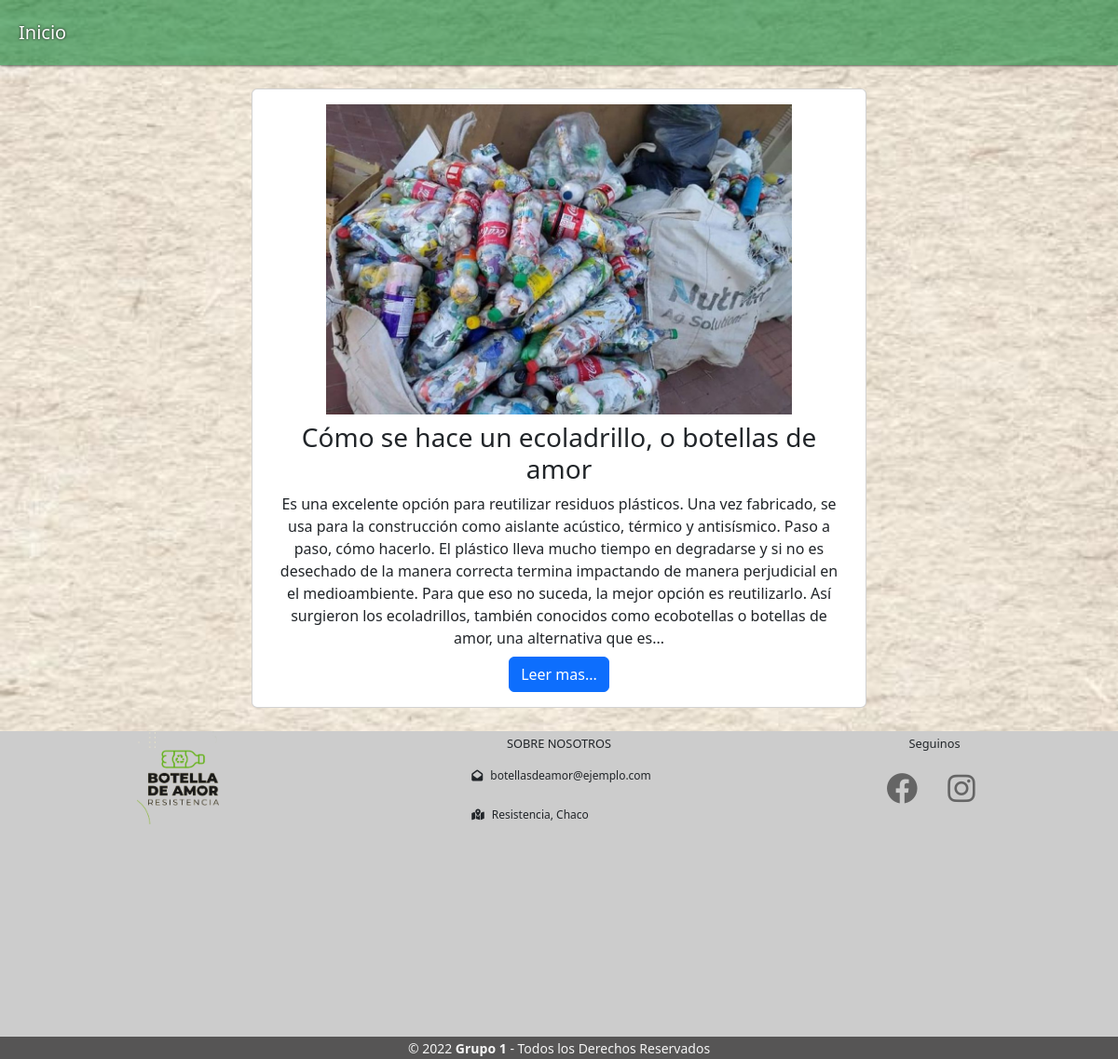
/seccion/categoria/1, run on the app's committed database.
### apps/noticias/models.py (models this page shows, shortened)
class Noticia(models.Model):
    titulo = models.CharField(max_length=150)
    autor = models.CharField(max_length=50, null = True, blank=True)
    fechaCreacion = models.DateField(auto_now=False)
    contenido = models.TextField()
    imagen = models.ImageField(upload_to= 'noticias', null=True, blank = True)
    categoria = models.ForeignKey(Categoria, on_delete= models.CASCADE, null=True, blank= True)

### apps/noticias/views.py (the view)
# urls.py: path('categoria/<int:cat>', categoria, name ='categoria'),
def categoria(request, cat):
    cat_object = Categoria.objects.get(pk=cat)
    try:
        noticias_categoria = Noticia.objects.filter(categoria= cat)
    except:
        noticias_categoria = None
    return render(request, 'noticias/filtro/categoria.html',{'nombre': cat_object.nombre,'noticias_cat': noticias_categoria})

### templates/noticias/filtro/categoria.html (shortened to what this page needs)
{% extends 'base.html' %}
{% load static %}
    {%block title%}
    <link rel="stylesheet" href="{% static 'noticias/categoria.css'%}">
    <link href="https://cdn.jsdelivr.net/npm/bootstrap@5.2.0/dist/css/bootstrap.min.css" rel="stylesheet">
    {%endblock title%}
    {%block contenido%}
    <nav>
        <a  href="{% url 'home' %}">Inicio</a>
    </nav>
    {% if noticias_cat %}
    {% for noti in noticias_cat %}
        <li class="card" >
            <div class="card-body text-center">
                {% if noti.imagen %}
                <img class="img-fluid" style="width:500px;" src="{{ noti.imagen.url }}">
                {% endif %}
            <h3 class="card-title m-2">{{noti.titulo}}</h3>
            <p class="description m-2"> {{noti.contenido|slice:500}}...</p>
            <a class="btn btn-primary"  href="{% url 'articulo' noti.pk %}">Leer mas...</a>
            </div>
        </li>
    {%endfor%}
    {%else%}
    <h1>No hay noticias.</h1>
    {% endif %}
    {%endblock contenido%}

### static/noticias/categoria.css (style rules this page uses)
* { margin: 0; padding: 0; box-sizing: border-box; }
img { width: 75%; }
body { background-image: url('/static/img/fondo.jpg'); background-position: center; background-repeat: no-repeat; background-size: 100% 100%; background-attachment: fixed; display: flex; justify-content: center; align-items: center; flex-direction: column; }
nav { box-shadow: 0 0 3px rgb(0, 0, 0); text-align: center; width: 100%; padding: 10px; background-color: rgba(1, 122, 41, 0.561); display: flex; }
nav a { text-decoration: none; color: white; margin: 10px 10px; font-size: 20px; text-shadow: 0 0 3px rgb(0, 0, 0); }
.card { width:55%; margin: 25px; }

### data on the page
Noticia: imagen (picture), titulo "Cómo se hace un ecoladrillo, o botellas de amor", contenido "Es una excelente opción para reutilizar residuos plásticos. Una vez fabricado, se usa para la construcción como aislante acústico, térmico y antisísmico. Paso a paso, cómo hacerlo. El plástico lleva mucho tiempo en degradarse y si no es desechado de la manera correcta termina impactando de manera perjudicial en el medioambiente. Para que eso no suceda, la mejor opción es reutilizarlo. Así surgieron los ecoladrillos, también conocidos como ecobotellas o botellas de amor, una alternativa que es"
